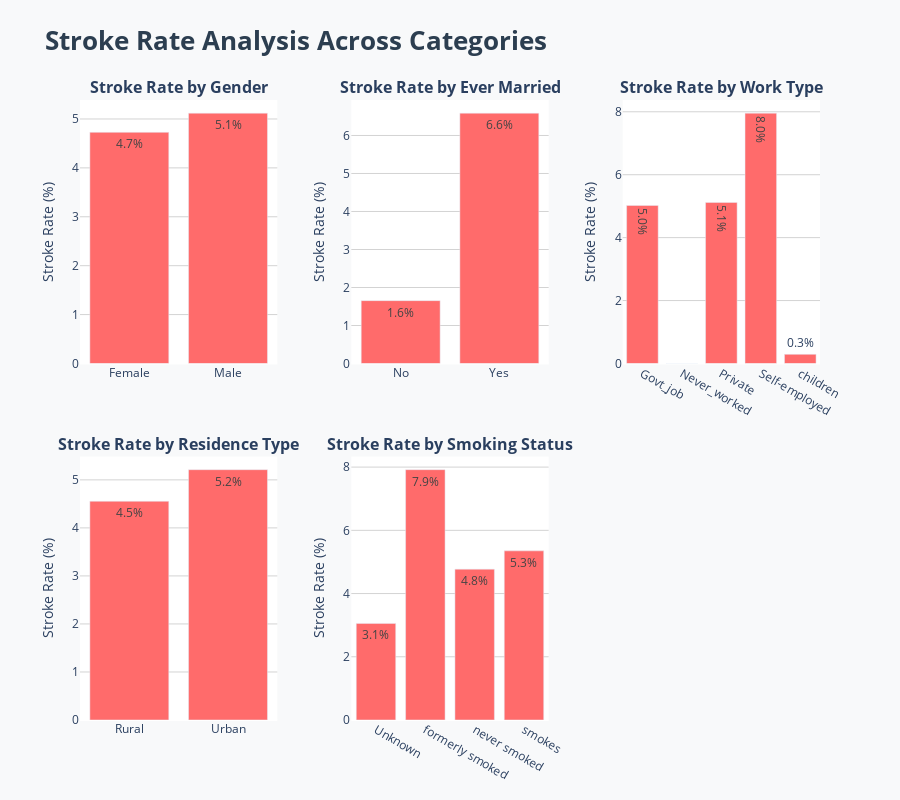

Notebook code cell kept with this figure:
### Markdown cell above
### 3.6 Stroke Rate by Categorical Features

Analyzing how stroke occurrence varies across different categorical variables.

### Code cell
categorical_analysis = ['gender', 'ever_married', 'work_type', 'Residence_type', 'smoking_status']

fig = make_subplots(
    rows=2, cols=3,
    subplot_titles=[f'<b>Stroke Rate by {col.replace("_", " ").title()}</b>'
                    for col in categorical_analysis],
    specs=[[{'type': 'bar'}] * 3] * 2,
    vertical_spacing=0.15,
    horizontal_spacing=0.1
)

positions = [(1,1), (1,2), (1,3), (2,1), (2,2)]

for i, (col, pos) in enumerate(zip(categorical_analysis, positions)):
    stroke_rate = df_clean.groupby(col)['stroke'].agg(['sum', 'count'])
    stroke_rate['rate'] = (stroke_rate['sum'] / stroke_rate['count'] * 100)

    fig.add_trace(
        go.Bar(
            x=stroke_rate.index.astype(str),
            y=stroke_rate['rate'],
            marker_color=COLOR_PALETTE['danger'],
            text=np.round(stroke_rate['rate'], 2),
            texttemplate='%{text:.1f}%',
            textposition='auto',
            showlegend=False,
            hovertemplate='<b>%{x}</b><br>Stroke Rate: %{y:.2f}%<extra></extra>'
        ),
        row=pos[0], col=pos[1]
    )

fig.update_layout(
    title=dict(text='<b>Stroke Rate Analysis Across Categories</b>',
               font=dict(size=26, color=COLOR_PALETTE['dark'])),
    height=800,
    showlegend=False,
    paper_bgcolor='rgba(248, 249, 250, 1)',
    plot_bgcolor='white'
)

fig.update_yaxes(title_text="Stroke Rate (%)", showgrid=True, gridcolor='lightgray')
fig.update_xaxes(showgrid=False)

fig.show()

### Figure 1 — Plotly figure (JSON) as saved in the notebook; plotly's stock layout.template omitted (floating-point values rounded to 4 significant figures)
{"data": [{"hovertemplate": "<b>%{x}</b><br>Stroke Rate: %{y:.2f}%<extra></extra>", "marker": {"color": "#ff6b6b"}, "showlegend": false, "text": [4.73, 5.12], "textposition": "auto", "texttemplate": "%{text:.1f}%", "type": "bar", "x": ["Female", "Male"], "xaxis": "x", "y": [4.727, 5.118], "yaxis": "y"}, {"hovertemplate": "<b>%{x}</b><br>Stroke Rate: %{y:.2f}%<extra></extra>", "marker": {"color": "#ff6b6b"}, "showlegend": false, "text": [1.65, 6.59], "textposition": "auto", "texttemplate": "%{text:.1f}%", "type": "bar", "x": ["No", "Yes"], "xaxis": "x2", "y": [1.654, 6.587], "yaxis": "y2"}, {"hovertemplate": "<b>%{x}</b><br>Stroke Rate: %{y:.2f}%<extra></extra>", "marker": {"color": "#ff6b6b"}, "showlegend": false, "text": [5.02, 0.0, 5.12, 7.96, 0.29], "textposition": "auto", "texttemplate": "%{text:.1f}%", "type": "bar", "x": ["Govt_job", "Never_worked", "Private", "Self-employed", "children"], "xaxis": "x3", "y": [5.023, 0.0, 5.119, 7.956, 0.2915], "yaxis": "y3"}, {"hovertemplate": "<b>%{x}</b><br>Stroke Rate: %{y:.2f}%<extra></extra>", "marker": {"color": "#ff6b6b"}, "showlegend": false, "text": [4.55, 5.21], "textposition": "auto", "texttemplate": "%{text:.1f}%", "type": "bar", "x": ["Rural", "Urban"], "xaxis": "x4", "y": [4.555, 5.212], "yaxis": "y4"}, {"hovertemplate": "<b>%{x}</b><br>Stroke Rate: %{y:.2f}%<extra></extra>", "marker": {"color": "#ff6b6b"}, "showlegend": false, "text": [3.06, 7.92, 4.77, 5.35], "textposition": "auto", "texttemplate": "%{text:.1f}%", "type": "bar", "x": ["Unknown", "formerly smoked", "never smoked", "smokes"], "xaxis": "x5", "y": [3.056, 7.919, 4.772, 5.35], "yaxis": "y5"}], "layout": {"annotations": [{"font": {"size": 16}, "showarrow": false, "text": "<b>Stroke Rate by Gender</b>", "x": 0.1333, "xanchor": "center", "xref": "paper", "y": 1, "yanchor": "bottom", "yref": "paper"}, {"font": {"size": 16}, "showarrow": false, "text": "<b>Stroke Rate by Ever Married</b>", "x": 0.5, "xanchor": "center", "xref": "paper", "y": 1, "yanchor": "bottom", "yref": "paper"}, {"font": {"size": 16}, "showarrow": false, "text": "<b>Stroke Rate by Work Type</b>", "x": 0.8667, "xanchor": "center", "xref": "paper", "y": 1, "yanchor": "bottom", "yref": "paper"}, {"font": {"size": 16}, "showarrow": false, "text": "<b>Stroke Rate by Residence Type</b>", "x": 0.1333, "xanchor": "center", "xref": "paper", "y": 0.425, "yanchor": "bottom", "yref": "paper"}, {"font": {"size": 16}, "showarrow": false, "text": "<b>Stroke Rate by Smoking Status</b>", "x": 0.5, "xanchor": "center", "xref": "paper", "y": 0.425, "yanchor": "bottom", "yref": "paper"}], "height": 800, "paper_bgcolor": "rgba(248, 249, 250, 1)", "plot_bgcolor": "white", "showlegend": false, "title": {"font": {"color": "#2c3e50", "size": 26}, "text": "<b>Stroke Rate Analysis Across Categories</b>"}, "xaxis": {"anchor": "y", "domain": [0, 0.2667], "showgrid": false}, "xaxis2": {"anchor": "y2", "domain": [0.3667, 0.6333], "showgrid": false}, "xaxis3": {"anchor": "y3", "domain": [0.7333, 1], "showgrid": false}, "xaxis4": {"anchor": "y4", "domain": [0, 0.2667], "showgrid": false}, "xaxis5": {"anchor": "y5", "domain": [0.3667, 0.6333], "showgrid": false}, "xaxis6": {"anchor": "y6", "domain": [0.7333, 1], "showgrid": false}, "yaxis": {"anchor": "x", "domain": [0.575, 1], "gridcolor": "lightgray", "showgrid": true, "title": {"text": "Stroke Rate (%)"}}, "yaxis2": {"anchor": "x2", "domain": [0.575, 1], "gridcolor": "lightgray", "showgrid": true, "title": {"text": "Stroke Rate (%)"}}, "yaxis3": {"anchor": "x3", "domain": [0.575, 1], "gridcolor": "lightgray", "showgrid": true, "title": {"text": "Stroke Rate (%)"}}, "yaxis4": {"anchor": "x4", "domain": [0, 0.425], "gridcolor": "lightgray", "showgrid": true, "title": {"text": "Stroke Rate (%)"}}, "yaxis5": {"anchor": "x5", "domain": [0, 0.425], "gridcolor": "lightgray", "showgrid": true, "title": {"text": "Stroke Rate (%)"}}, "yaxis6": {"anchor": "x6", "domain": [0, 0.425], "gridcolor": "lightgray", "showgrid": true, "title": {"text": "Stroke Rate (%)"}}}}
